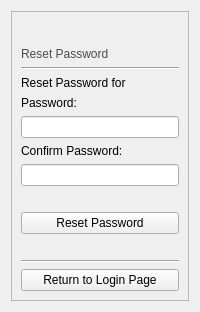
          <widget class="QWidget" name="resetPage">
           <layout class="QVBoxLayout" name="verticalLayout_9">
            <item>
             <widget class="QFrame" name="frame_3">
              <property name="frameShape">
               <enum>QFrame::StyledPanel</enum>
              </property>
              <property name="frameShadow">
               <enum>QFrame::Raised</enum>
              </property>
              <layout class="QVBoxLayout" name="verticalLayout_7">
               <item>
                <layout class="QHBoxLayout" name="horizontalLayout_3">
                 <item>
                  <spacer name="horizontalSpacer_22">
                   <property name="orientation">
                    <enum>Qt::Horizontal</enum>
                   </property>
                   <property name="sizeHint" stdset="0">
                    <size>
                     <width>40</width>
                     <height>20</height>
                    </size>
                   </property>
                  </spacer>
                 </item>
                 <item>
                  <widget class="QLabel" name="Icon_3">
                   <property name="maximumSize">
                    <size>
                     <width>120</width>
                     <height>81</height>
                    </size>
                   </property>
                   <property name="text">
                    <string/>
                   </property>
                   <property name="pixmap">
                    <pixmap>:/futminna_logo</pixmap>
                   </property>
                   <property name="alignment">
                    <set>Qt::AlignCenter</set>
                   </property>
                  </widget>
                 </item>
                 <item>
                  <spacer name="horizontalSpacer_23">
                   <property name="orientation">
                    <enum>Qt::Horizontal</enum>
                   </property>
                   <property name="sizeHint" stdset="0">
                    <size>
                     <width>40</width>
                     <height>20</height>
                    </size>
                   </property>
                  </spacer>
                 </item>
                </layout>
               </item>
               <item>
                <widget class="QLabel" name="label_4">
                 <property name="styleSheet">
                  <string notr="true">color:rgb(75, 75, 75);
font: 16pt &quot;Comic Sans MS&quot;;</string>
                 </property>
                 <property name="text">
                  <string>Reset Password</string>
                 </property>
                </widget>
               </item>
               <item>
                <widget class="Line" name="line_3">
                 <property name="orientation">
                  <enum>Qt::Horizontal</enum>
                 </property>
                </widget>
               </item>
               <item>
                <widget class="QLabel" name="label_5">
                 <property name="text">
                  <string>Reset Password for</string>
                 </property>
                </widget>
               </item>
               <item>
                <layout class="QVBoxLayout" name="verticalLayout_8">
                 <item>
                  <widget class="QLabel" name="label_6">
                   <property name="text">
                    <string>Password:</string>
                   </property>
                  </widget>
                 </item>
                 <item>
                  <widget class="QLineEdit" name="pword"/>
                 </item>
                 <item>
                  <widget class="QLabel" name="label_7">
                   <property name="text">
                    <string>Confirm Password:</string>
                   </property>
                  </widget>
                 </item>
                 <item>
                  <widget class="QLineEdit" name="confirmPword"/>
                 </item>
                 <item>
                  <spacer name="horizontalSpacer_3">
                   <property name="orientation">
                    <enum>Qt::Horizontal</enum>
                   </property>
                   <property name="sizeHint" stdset="0">
                    <size>
                     <width>40</width>
                     <height>20</height>
                    </size>
                   </property>
                  </spacer>
                 </item>
                 <item>
                  <widget class="QPushButton" name="resetPwordBtn">
                   <property name="text">
                    <string>Reset Password</string>
                   </property>
                  </widget>
                 </item>
                 <item>
                  <spacer name="horizontalSpacer_4">
                   <property name="orientation">
                    <enum>Qt::Horizontal</enum>
                   </property>
                   <property name="sizeHint" stdset="0">
                    <size>
                     <width>40</width>
                     <height>20</height>
                    </size>
                   </property>
                  </spacer>
                 </item>
                 <item>
                  <widget class="Line" name="line_4">
                   <property name="orientation">
                    <enum>Qt::Horizontal</enum>
                   </property>
                  </widget>
                 </item>
                 <item>
                  <widget class="QPushButton" name="loginRetBtn">
                   <property name="text">
                    <string>Return to Login Page</string>
                   </property>
                  </widget>
                 </item>
                </layout>
               </item>
              </layout>
             </widget>
            </item>
           </layout>
          </widget>
